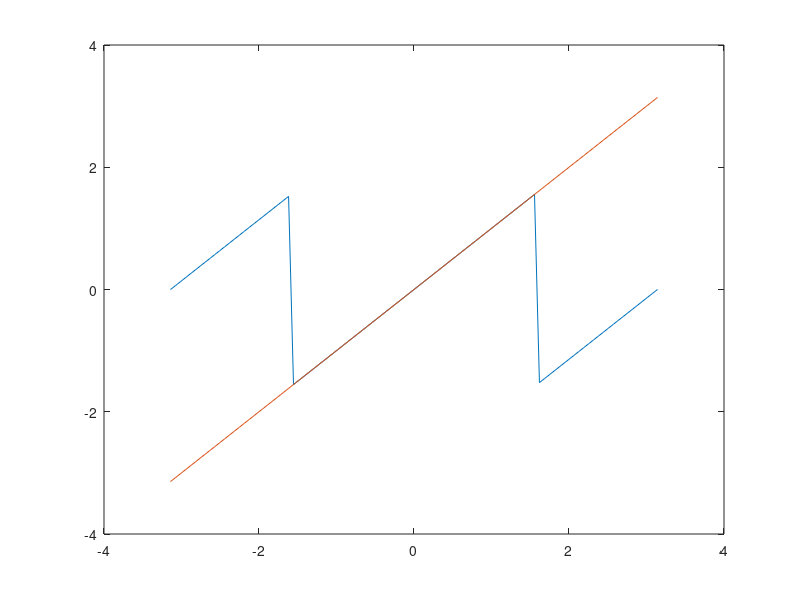

The MATLAB script that drew this image:
% Regression test function (black box) for atan2
% This function is autogenerated by helpgen.py
function bbtest_success = bbtest_mathfunctions_atan2
  bbtest_success = 1;
NumErrors = 0;
try
  x = linspace(-pi,pi);
catch
  NumErrors = NumErrors + 1;
end
try
  sx = sin(x); cx = cos(x);
catch
  NumErrors = NumErrors + 1;
end
try
  plot(x,atan(sx./cx),x,atan2(sx,cx))
catch
  NumErrors = NumErrors + 1;
end
try
  mprint('atan2plot');
catch
  NumErrors = NumErrors + 1;
end
if (NumErrors ~= 0) bbtest_success = 0; return; end
